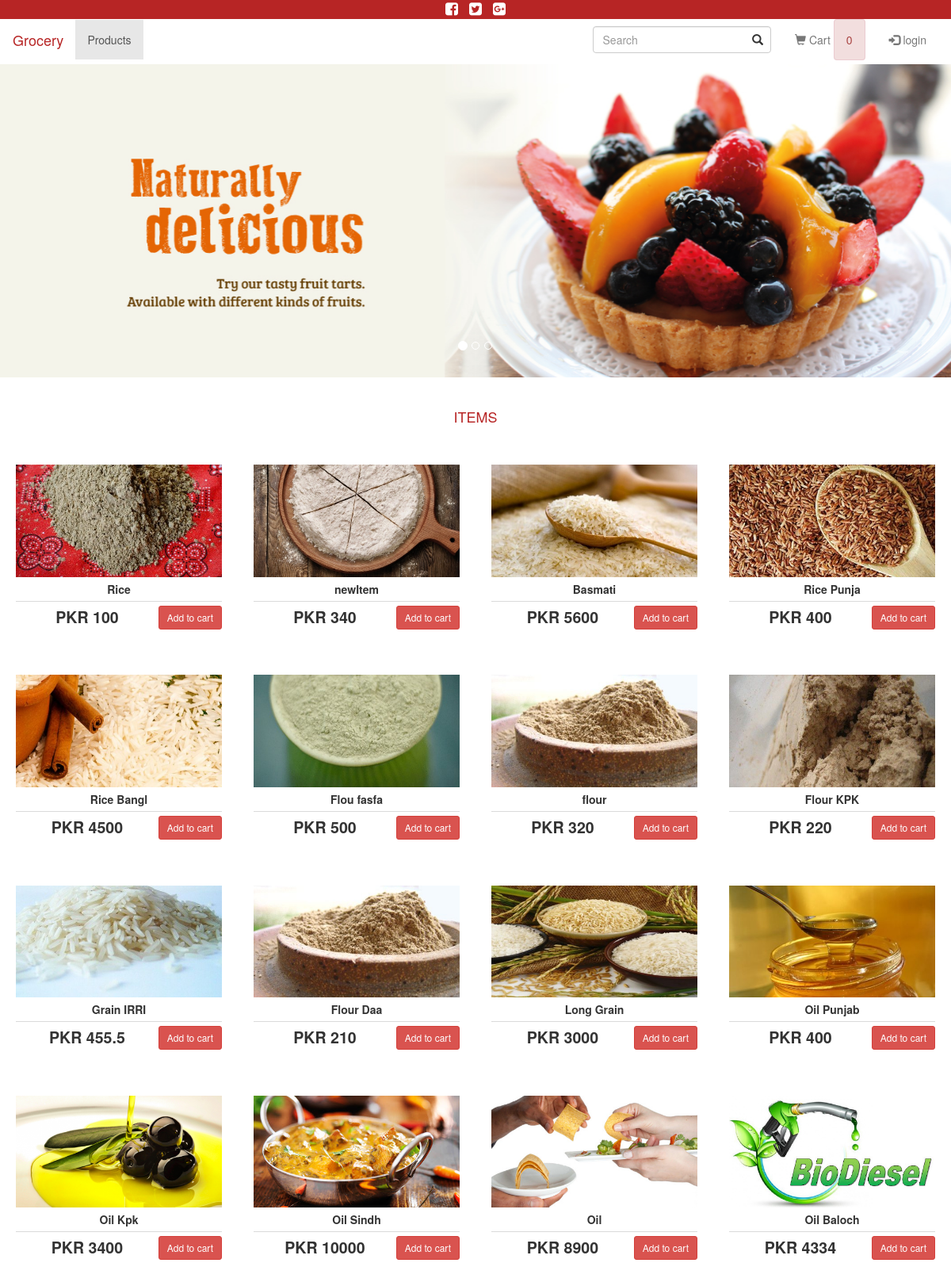
The app's page /grocery/index.php with its own data.
### tables this page shows
CREATE TABLE `item` (
  `id` int(11) NOT NULL,
  `name` varchar(100) NOT NULL,
  `detail` mediumtext NOT NULL,
  `price` varchar(100) NOT NULL,
  `category` varchar(100) NOT NULL,
  `datePosted` date NOT NULL,
  `orderId` int(11) DEFAULT NULL
);

CREATE TABLE `itemImage` (
  `id` int(11) NOT NULL,
  `url` varchar(100) NOT NULL,
  `type` varchar(100) NOT NULL,
  `itemId` int(11) NOT NULL
);

### grocery/php/functions.php (called while the page is built, shortened)
<?php
require 'connect.php';
function getAvailableItems(){
	global $db;
	$results = $db->query("SELECT * FROM item WHERE orderId is null");
	if($results){
	    return $results;
	}else{
	    print 'Error : ('. $db->errno .') '. $db->error;
	}
}
function getItemImages($itemId){
	global $db;
	$results = $db->query("SELECT * FROM `itemImage` WHERE itemId=$itemId");
	if($results){
	    return $results;
	}else{
	    print 'Error : ('. $db->errno .') '. $db->error;
	}
}
?>

### grocery/index.php (the view, shortened to what this page needs)
<?php
require 'php/functions.php';
if(isset($_GET['urlSearch'])){
	$items = getAvailableItemsBySearch($_GET['urlSearch']);
}else if(isset($_GET['urlCategory'])){
	$items = getAvailableItemsByCategory($_GET['urlCategory']);
}else{
	$items = getAvailableItems();
}
?>
<!DOCTYPE html>
<html>
<head>
	<link rel="stylesheet" href="css/style.css?2.0">
</head>
<body>
	<div style="text-align: center;background-color: #b72525;padding: 0px 10px;">
  <a href="#" target="_self" >
  <i style="color: white;margin: 5px;" class="fa fa-facebook-square fa-lg" aria-hidden="true"></i>
  </a>
  <a href="#" target="_self" >
  <i style="color: white;margin: 5px;" class="fa fa-twitter-square fa-lg" aria-hidden="true"></i>
  </a>
  <a href="#" target="_self" >
  <i style="color: white;margin: 5px;" class="fa fa-google-plus-square fa-lg" aria-hidden="true"></i>
  </a>
  </div>
<nav class="navbar navbar-default" style="margin-bottom: 5px;">
  <div class="container-fluid">
    <div class="navbar-header">
      <a class="navbar-brand" href="category.php" style="color: #b72525;">Grocery</a>
    </div>
    <div class="collapse navbar-collapse" id="bs-example-navbar-collapse-1">
      <ul class="nav navbar-nav">
        <li class="active"><a href="index.php">Products <span class="sr-only">(current)</span></a></li>
      </ul>
      <ul class="nav navbar-nav navbar-right">
        	<li><a href="cart.php"><span class="glyphicon glyphicon-shopping-cart"></span> Cart
        		<?php if (isset($_SESSION['cart'])){ ?>
        		<span class="cartCount alert alert-danger"><?php echo count($_SESSION['cart']); ?></span>
        	<?php } ?>
        		</a></li>
        <?php if (isset($_SESSION['user'])){ ?>
          <li><a href="user.php">My Orders</a></li>
        	<li><a href="php/main.php?dologout"><span class="glyphicon glyphicon-log-out"></span> logout</a></li>
      	<?php }else{ ?>
        	<li><a href="login.php"><span class="glyphicon glyphicon-log-in"></span> login</a></li>
       	<?php } ?>
      </ul>
      <div class="navbar-form navbar-right">
        <div class="form-group has-feedback">
          <input id="searchInput" type="text" class="form-control" placeholder="Search">
        </div>
      </div>
    </div>
  </div>
</nav>
<div id="myCarousel" class="carousel slide" data-ride="carousel">
  <ol class="carousel-indicators">
    <li data-target="#myCarousel" data-slide-to="0" class="active"></li>
    <li data-target="#myCarousel" data-slide-to="1"></li>
    <li data-target="#myCarousel" data-slide-to="2"></li>
  </ol>
  <div class="carousel-inner">
    <div class="item active">
      <img src="images/s4.jpg?3" style="width: 100%" alt="Chania">
    </div>
  </div>
</div>
<div class="row" style="padding-top: 30px;">
<div class="col-sm-12" style="text-align: center;margin: 0 auto;">
		<h4 style="color: #b72525;padding-bottom: 10px;">ITEMS</h4>
		<?php while($item = $items->fetch_array()){ ?>
		<div class="col-sm-3">
		<div class=" column productbox">
		    <?php
      $images = getItemImages($item['id']);
      if(($images->num_rows)!=0){
      $image=$images->fetch_assoc(); ?>
        <img src="php/<?php echo $image['url'] ?>"  class="img-responsive">
    <?php }else{ ?>
            <img src="http://placehold.it/460x250/E7E7E7/ffffff&text=HTML5"  class="img-responsive">
    <?php }
        ?>
		    <div class="producttitle"><?php echo $item['name'] ?></div>
		    <div class="productprice"><div class="pull-right">
		    <?php
		    $key=array_search($item['id'],$_SESSION['cart']);
		    if($key!==false){
		    	echo '<button onclick="event.stopPropagation();" class="addToCart btn btn-success btn-sm">Added</button>';
		    }else{
				echo '<button onclick="event.stopPropagation();" class="addToCart btn btn-danger btn-sm">Add to cart</button>';
		    	}
		    	 ?>
		    </div><div class="pricetext">PKR <?php echo $item['price']; ?></div></div>
		</div>
		</div>
		<?php } ?>
</div>
</div>
</body>
</html>

### grocery/css/style.css (style rules this page uses)
.productbox { background-color:#ffffff; margin:25px 0px; padding:5px; -webkit-box-shadow: 0 8px 6px -6px #999; -moz-box-shadow: 0 8px 6px -6px #999; box-shadow: 0 8px 6px -6px #999; }
.producttitle { font-weight:bold; padding:5px 0 5px 0; }
.productprice { border-top:1px solid #dadada; padding-top:5px; }
.pricetext { font-weight:bold; font-size:1.4em; }
.navbar-default { background-color: white; border-color: white; }
.productbox { cursor: pointer; box-shadow: inset 0 0 0 0 #C14800; -webkit-transition: all ease 0.8s; -moz-transition: all ease 0.8s; transition: all ease 0.8s; }

### records on screen
item: itemimage.url (picture), name "Rice", shows "Add to cart", price "100"
item: itemimage.url (picture), name "newItem", shows "Add to cart", price "340"
item: itemimage.url (picture), name "Basmati", shows "Add to cart", price "5600"
item: itemimage.url (picture), name "Rice Punja", shows "Add to cart", price "400"
item: itemimage.url (picture), name "Rice Bangl", shows "Add to cart", price "4500"
item: itemimage.url (picture), name "Flou fasfa", shows "Add to cart", price "500"
item: itemimage.url (picture), name "flour", shows "Add to cart", price "320"
item: itemimage.url (picture), name "Flour KPK", shows "Add to cart", price "220"
item: itemimage.url (picture), name "Grain IRRI", shows "Add to cart", price "455.5"
item: itemimage.url (picture), name "Flour Daa", shows "Add to cart", price "210"
item: itemimage.url (picture), name "Long Grain", shows "Add to cart", price "3000"
item: itemimage.url (picture), name "Oil Punjab", shows "Add to cart", price "400"
item: itemimage.url (picture), name "Oil Kpk", shows "Add to cart", price "3400"
item: itemimage.url (picture), name "Oil Sindh", shows "Add to cart", price "10000"
item: itemimage.url (picture), name "Oil", shows "Add to cart", price "8900"
item: itemimage.url (picture), name "Oil Baloch", shows "Add to cart", price "4334"

### other values on screen
count($_SESSION['cart']) "0"
